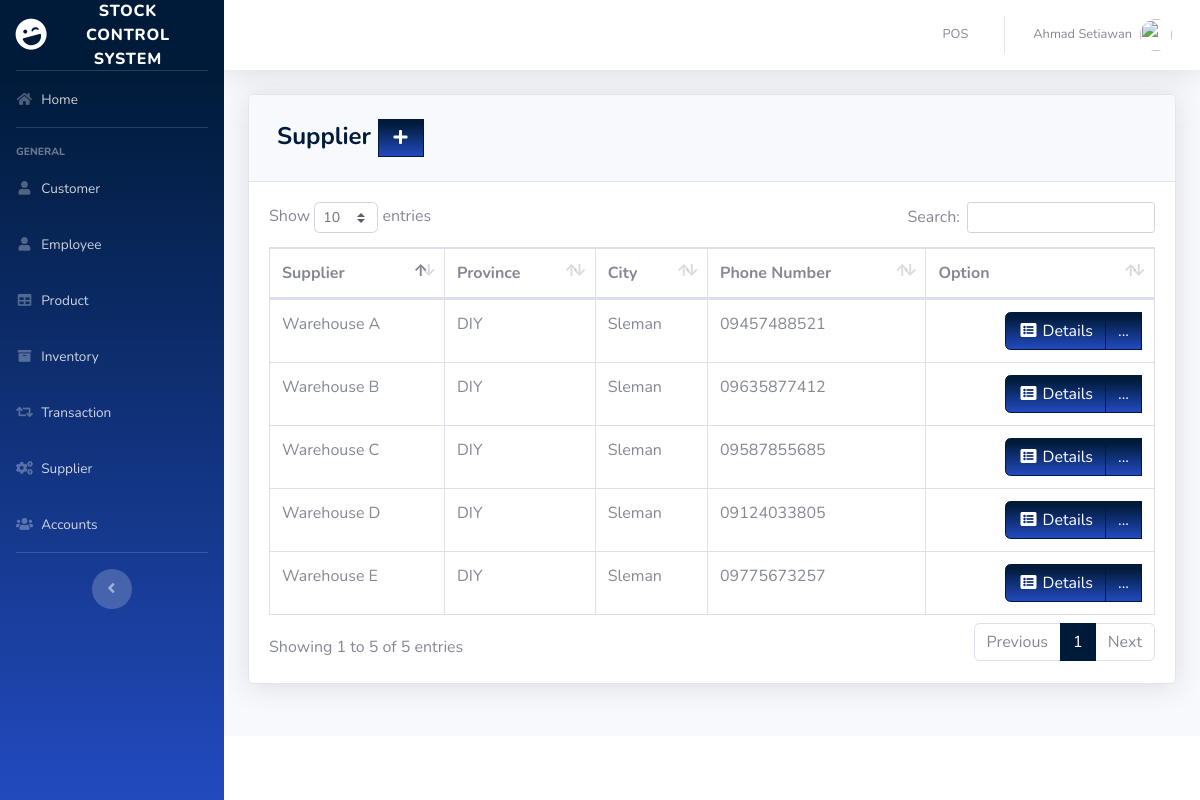
/pages/supplier.php (signed in), run on the app's committed database.
### tables this page shows
CREATE TABLE `supplier` (
  `SUPPLIER_ID` int(11) NOT NULL,
  `COMPANY_NAME` varchar(50) DEFAULT NULL,
  `LOCATION_ID` int(11) NOT NULL,
  `PHONE_NUMBER` varchar(11) DEFAULT NULL
);

CREATE TABLE `location` (
  `LOCATION_ID` int(11) NOT NULL,
  `PROVINCE` varchar(100) DEFAULT NULL,
  `CITY` varchar(100) DEFAULT NULL
);

### pages/supplier.php (the view, shortened to what this page needs)
<?php
include'../includes/connection.php';
include'../includes/sidebar.php';
?>
            <div class="card shadow mb-4">
            <div class="card-header py-3">
              <h4 class="m-2 font-weight-bold text-primary">Supplier&nbsp;<a  href="#" data-toggle="modal" data-target="#supplierModal" type="button" class="btn btn-primary bg-gradient-primary" style="border-radius: 0px;"><i class="fas fa-fw fa-plus"></i></a></h4>
            </div>
            <div class="card-body">
              <div class="table-responsive">
                <table class="table table-bordered" id="dataTable" width="100%" cellspacing="0">
               <thead>
                   <tr>
                       <th>Supplier</th>
                       <th>Province</th>
                       <th>City</th>
                       <th>Phone Number</th>
                       <th>Option</th>
                   </tr>
               </thead>
          <tbody>
<?php
    $query = 'SELECT SUPPLIER_ID, COMPANY_NAME, l.PROVINCE, l.CITY, PHONE_NUMBER FROM supplier s join location l on s.LOCATION_ID=l.LOCATION_ID';
        $result = mysqli_query($db, $query) or die (mysqli_error($db));
            while ($row = mysqli_fetch_assoc($result)) {
                echo '<tr>';
                echo '<td>'. $row['COMPANY_NAME'].'</td>';
                echo '<td>'. $row['PROVINCE'].'</td>';
                echo '<td>'. $row['CITY'].'</td>';
                echo '<td>'. $row['PHONE_NUMBER'].'</td>';
                      echo '<td align="right"> <div class="btn-group">
                              <a type="button" class="btn btn-primary bg-gradient-primary" href="sup_searchfrm.php?action=edit & id='.$row['SUPPLIER_ID'] . '"><i class="fas fa-fw fa-list-alt"></i> Details</a>
                            <div class="btn-group">
                              <a type="button" class="btn btn-primary bg-gradient-primary dropdown no-arrow" data-toggle="dropdown" style="color:white;">
                              ... <span class="caret"></span></a>
                            <ul class="dropdown-menu text-center" role="menu">
                                <li>
                                  <a type="button" class="btn btn-warning bg-gradient-warning btn-block" style="border-radius: 0px;" href="sup_edit.php?action=edit & id='.$row['SUPPLIER_ID']. '">
                                    <i class="fas fa-fw fa-edit"></i> Edit
                                  </a>
                                </li>
                            </ul>
                            </div>
                          </div> </td>';
                      echo '</tr> ';
                        }
?>
                                </tbody>
                            </table>
                        </div>
                    </div>
                  </div>
<?php
include'../includes/footer.php';
?>

### data on the page
supplier: COMPANY_NAME "Warehouse A", LOCATION_ID.PROVINCE "DIY", LOCATION_ID.CITY "Sleman", PHONE_NUMBER "09457488521"
supplier: COMPANY_NAME "Warehouse B", LOCATION_ID.PROVINCE "DIY", LOCATION_ID.CITY "Sleman", PHONE_NUMBER "09635877412"
supplier: COMPANY_NAME "Warehouse C", LOCATION_ID.PROVINCE "DIY", LOCATION_ID.CITY "Sleman", PHONE_NUMBER "09587855685"
supplier: COMPANY_NAME "Warehouse D", LOCATION_ID.PROVINCE "DIY", LOCATION_ID.CITY "Sleman", PHONE_NUMBER "09124033805"
supplier: COMPANY_NAME "Warehouse E", LOCATION_ID.PROVINCE "DIY", LOCATION_ID.CITY "Sleman", PHONE_NUMBER "09775673257"

### other printed values
$_SESSION['FIRST_NAME'] "Ahmad"
$_SESSION['LAST_NAME'] "Setiawan"
